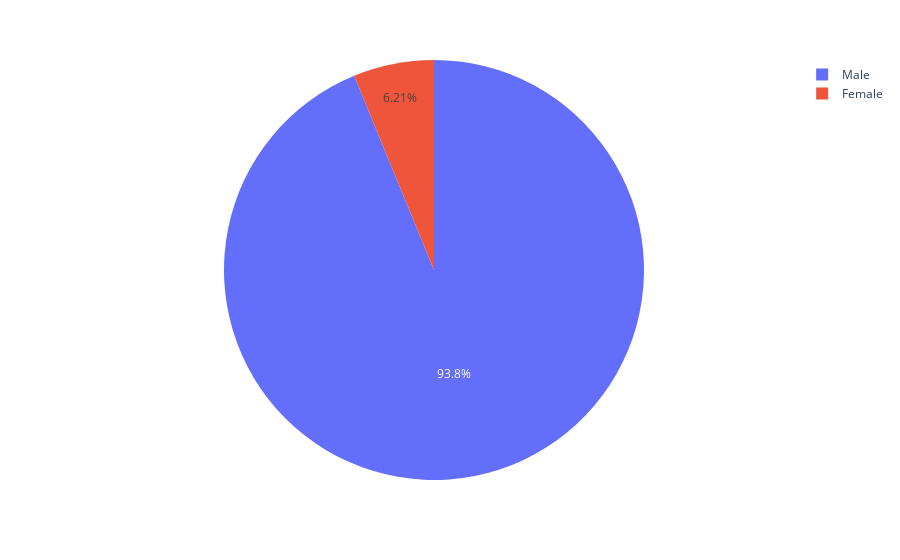

Notebook source saved alongside this figure:
### Markdown cell above
**Challenge**: Create a [donut chart using plotly](https://plotly.com/python/pie-charts/) which shows how many prizes went to men compared to how many prizes went to women. What percentage of all the prizes went to women?

### Code cell
px.pie(values=df["sex"].value_counts(), names=df["sex"].value_counts().index)

### Figure 1 — Plotly figure (JSON) as saved in the notebook; plotly's stock layout.template omitted (floating-point values rounded to 4 significant figures)
{"data": [{"domain": {"x": [0, 1], "y": [0, 1]}, "hovertemplate": "label=%{label}<br>value=%{value}<extra></extra>", "labels": ["Male", "Female"], "legendgroup": "", "name": "", "showlegend": true, "type": "pie", "values": [876, 58]}], "layout": {"legend": {"tracegroupgap": 0}, "margin": {"t": 60}}}
